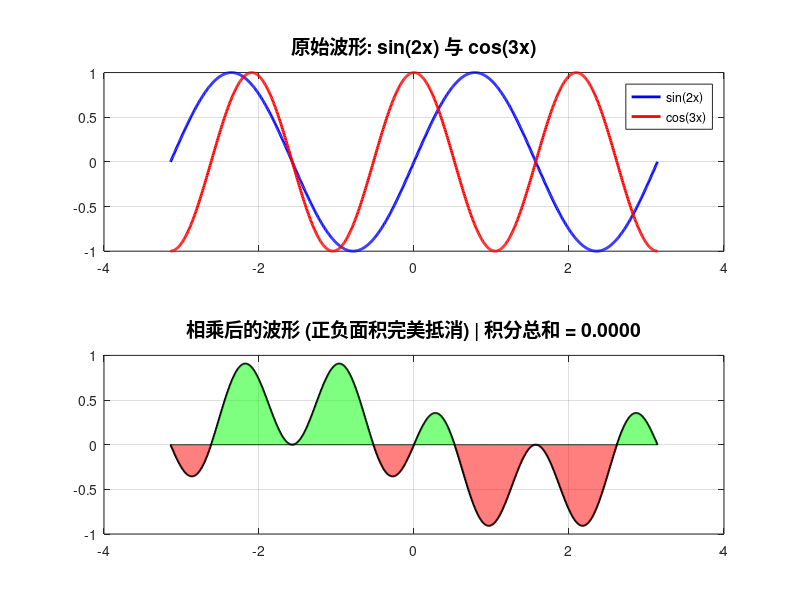
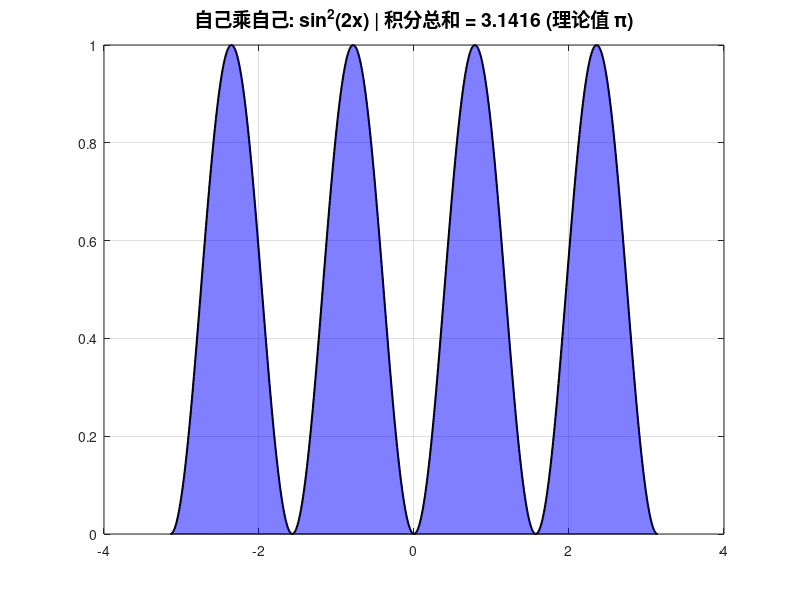

Source code (MATLAB) for these figures, in order:
% 傅里叶级数「正交性」可视化体验脚本
% 对应 notes/02-傅里叶级数.md §1.1
% 场景一：sin(2x)*cos(3x) → 积分 ≈ 0（正交）
% 场景二：sin(2x)*sin(2x) → 积分 ≈ π（自己乘自己）

clear; clc; close all;

% 1. 定义横坐标：一个周期 [-pi, pi]
x = linspace(-pi, pi, 1000);

% 2. 定义两个不同的基函数
f1 = sin(2*x);  % 频率为 2 的正弦波
f2 = cos(3*x);  % 频率为 3 的余弦波

% ==========================================
% 场景一：不同波相乘 (展示正交性，积分等于 0)
% ==========================================
figure('Name', '正交性：不同频率的波互相抵消', 'Position', [100, 100, 800, 600]);

subplot(2,1,1);
plot(x, f1, 'b', 'LineWidth', 2); hold on;
plot(x, f2, 'r', 'LineWidth', 2);
title('原始波形: sin(2x) 与 cos(3x)', 'FontSize', 14);
legend('sin(2x)', 'cos(3x)', 'Location', 'best');
grid on;

subplot(2,1,2);
product_diff = f1 .* f2;
plot(x, product_diff, 'k', 'LineWidth', 1.5); hold on;
area(x, max(product_diff, 0), 'FaceColor', 'g', 'FaceAlpha', 0.5);
area(x, min(product_diff, 0), 'FaceColor', 'r', 'FaceAlpha', 0.5);
integral_val_1 = trapz(x, product_diff);
title(sprintf('相乘后的波形 (正负面积完美抵消) | 积分总和 = %.4f', integral_val_1), 'FontSize', 14);
grid on;

% ==========================================
% 场景二：相同波相乘 (展示提取系数，积分不为 0)
% ==========================================
figure('Name', '提取系数：相同的波产生共振', 'Position', [150, 150, 800, 600]);

product_same = f1 .* f1;
plot(x, product_same, 'k', 'LineWidth', 1.5); hold on;
area(x, product_same, 'FaceColor', 'b', 'FaceAlpha', 0.5);
integral_val_2 = trapz(x, product_same);
title(sprintf('自己乘自己: sin^2(2x) | 积分总和 = %.4f (理论值 \\pi)', integral_val_2), 'FontSize', 14);
grid on;

fprintf('场景一 ∫ sin(2x)cos(3x) dx ≈ %.6f  (理论 0)\n', integral_val_1);
fprintf('场景二 ∫ sin²(2x) dx     ≈ %.6f  (理论 π=%.6f)\n', integral_val_2, pi);
